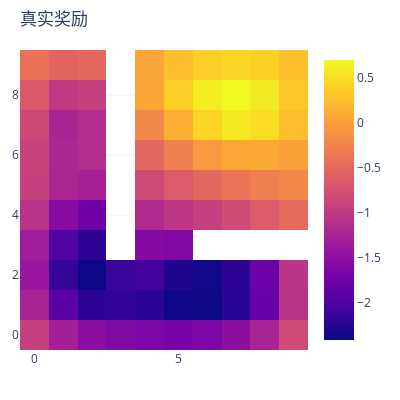

The cell this chart's notebook holds for it:
### Code cell
n = np.nan
state_mat = np.array([[ 0, 0, 0, 0, 0, 0, 0, 0, 0, 0],
                       [ 0, 0, 0, 0, 0, 0, 0, 0, 0, 0],
                       [ 0, 0, 0, 0, 0, 0, 0, 0, 0, 0],
                       [ 0, 0, 0, n, 0, 0, n, n, n, n],
                       [ 0, 0, 0, n, 0, 0, 0, 0, 0, 0],
                       [ 0, 0, 0, n, 0, 0, 0, 0, 0, 0],
                       [ 0, 0, 0, n, 0, 0, 8, 8, 8, 8],
                       [ 0, 0, 0, n, 0, 0, 8, 8, 8, 8],
                       [ 0, 0, 0, n, 0, 0, 8, 8, 8, 8],
                       [ 0, 0, 0, n, 0, 0, 8, 8, 8, 8],])

world_trajGen = GridWorld_trajGen(10,10,states_matrix=state_mat,
                                  features_folderPath='demo_env&feature/features_grid/0310_10x10',
                                  rewards_mul=[1,-2,-1,-2],
                                  init_states=list(range(0,10)),
                                  trans_prob=0.6,discount=0.95)
world_trajGen.ShowRewards(title='真实奖励')

### Figure 1 — Plotly figure (JSON) as saved in the notebook; plotly's stock layout.template omitted (floating-point values rounded to 4 significant figures)
{"data": [{"type": "heatmap", "z": [[-0.9233, -1.289, -1.506, -1.592, -1.637, -1.671, -1.638, -1.502, -1.224, -0.8138], [-1.246, -1.899, -2.217, -2.189, -2.225, -2.383, -2.404, -2.239, -1.783, -1.07], [-1.389, -2.168, -2.408, -2.128, -2.07, -2.296, -2.379, -2.218, -1.762, -1.05], [-1.315, -1.992, -2.213, null, -1.561, -1.603, null, null, null, null], [-1.076, -1.548, -1.74, null, -1.152, -1.026, -0.9244, -0.7988, -0.6394, -0.4627], [-0.9225, -1.21, -1.27, null, -0.8134, -0.6389, -0.4954, -0.3792, -0.2901, -0.2202], [-0.8976, -1.204, -1.128, null, -0.5219, -0.2793, -0.04989, 0.07573, 0.09021, 0.01903], [-0.8337, -1.23, -1.138, null, -0.2094, 0.132, 0.4345, 0.5802, 0.4945, 0.2503], [-0.6684, -0.9893, -0.9288, null, 0.05613, 0.3851, 0.6147, 0.7013, 0.5941, 0.3327], [-0.4114, -0.5512, -0.5018, null, 0.05296, 0.2578, 0.3853, 0.4367, 0.3948, 0.2705]]}], "layout": {"autosize": false, "height": 400, "margin": {"b": 50, "l": 20, "r": 20, "t": 50}, "title": {"text": "真实奖励"}, "width": 400}}
